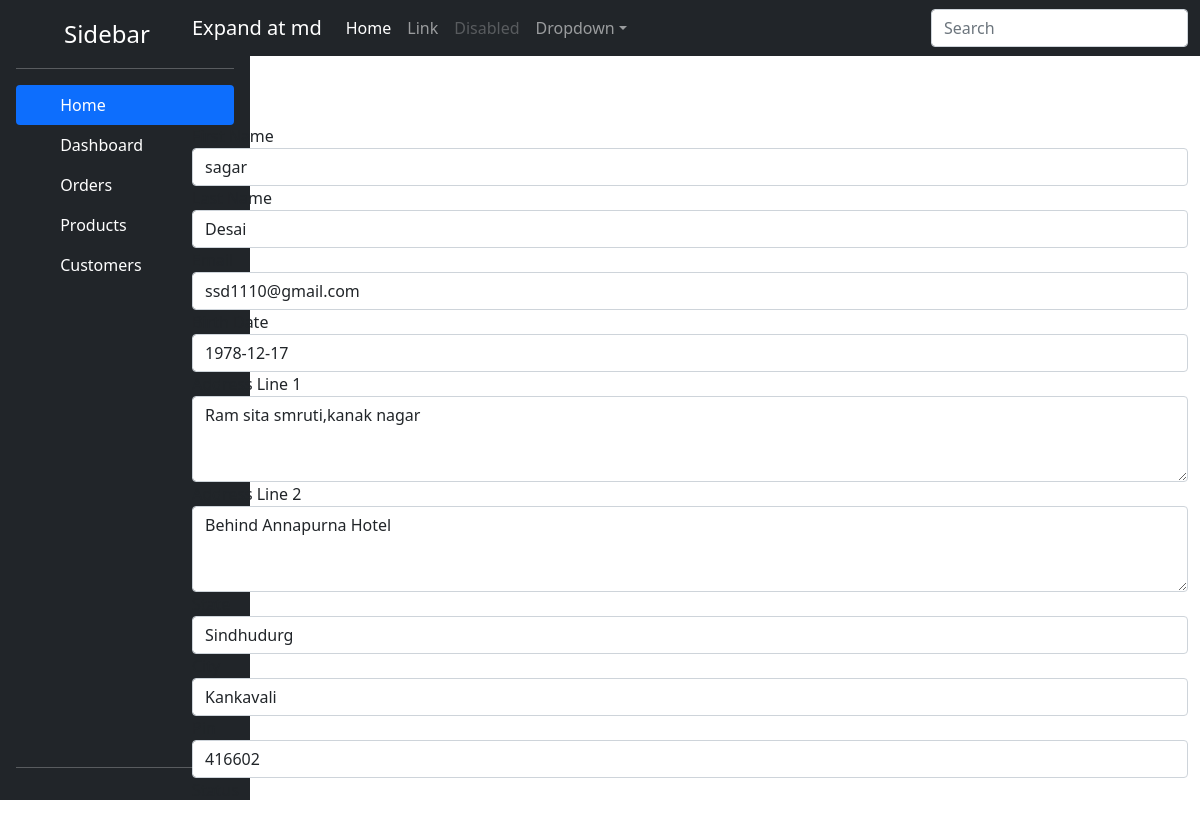
The page /myapp/edit/10 on the database its author committed.
### myapp/models.py (models this page shows)
class SiteUser(models.Model):
    class Meta:
        db_table = 'siteuser'
    id = models.AutoField(primary_key=True)
    firstName = models.CharField(max_length=150)
    lastName = models.CharField(max_length=150)
    addressLine1 =models.CharField(max_length=500)
    addressLine2 =models.CharField(max_length=500)
    email = models.EmailField(max_length=255, blank=False, unique=True)
    dob =models.DateField()
    city = models.CharField(max_length = 150)
    state = models.CharField(max_length = 150)
    country = models.IntegerField()
    pin=models.CharField(max_length = 20,default="")
    status = models.CharField(max_length=100)
    createdAt = models.DateTimeField(default=timezone.now)
    updatedAt = models.DateTimeField(default=timezone.now)

### myapp/views.py (the view)
# urls.py: path('edit/<int:pk>', views.EditView.as_view(), name="edit_site_user"),
class EditView(UpdateView):
    model = SiteUser
    form_class = SiteUserForm
    pk_url_kwarg = 'pk'
    template_name = 'myapp/edit_view.html'
    success_url = '/myapp'

### templates/myapp/edit_view.html (shortened to what this page needs)
{% extends 'base.html' %}
{% block content %}
<div class="container pt-5">
    <form method="post" novalidate>
        {% for field in form.visible_fields %}
            <div class="form-group">
                <label for="{{ field.id_for_label }}">{{field.label}}</label>
                {{field}}
            </div>
        {% endfor %}
    </form>
</div>
{% endblock %}

### static/css/navbar.css (style rules this page uses)
body { padding-bottom: 20px; }

### rows shown on the page
SiteUser: visible_fields "sagar" "Desai" "ssd1110@gmail.com" "1978-12-17" "Ram sita smruti,kanak nagar" "Behind Annapurna Hotel" "Sindhudurg" "Kankavali" "416602"

### other values the page prints
{{ field.label }} "First Name" "Last Name" "Birth Date" "Address Line 1" "Address Line 2"
